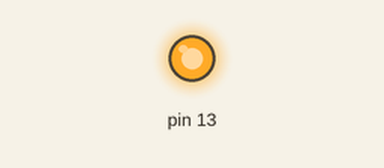
The sketch below on a simulated Arduino Uno, built with avr-gcc and run on an emulated ATmega328P. Shown: output pins drawn as LEDs (lit = HIGH).

Above: at 0.5 s.
At 5.0 s:
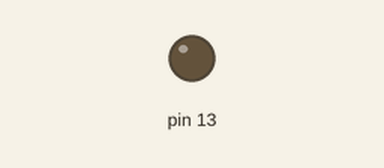
Timing chart, 0 to 6.9 s (numbered marks = the images above):
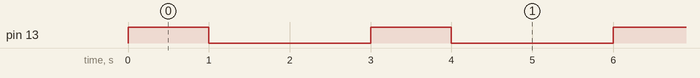

Measured:
- by itself, pin 13: alternates HIGH for 1.0 s and LOW for 2.0 s

The sketch:

Test_FlashLED.ino
```cpp
int x = 1000;
int y = 2000;
int light;

void setup()
{
  pinMode(13,OUTPUT);
}

void loop()
{
 light = flashLED(x, y);
}


  int flashLED(int flash, int wait)
{
  digitalWrite(13, HIGH);
  delay(flash);
  digitalWrite(13, LOW);
  delay(wait);
}
```
